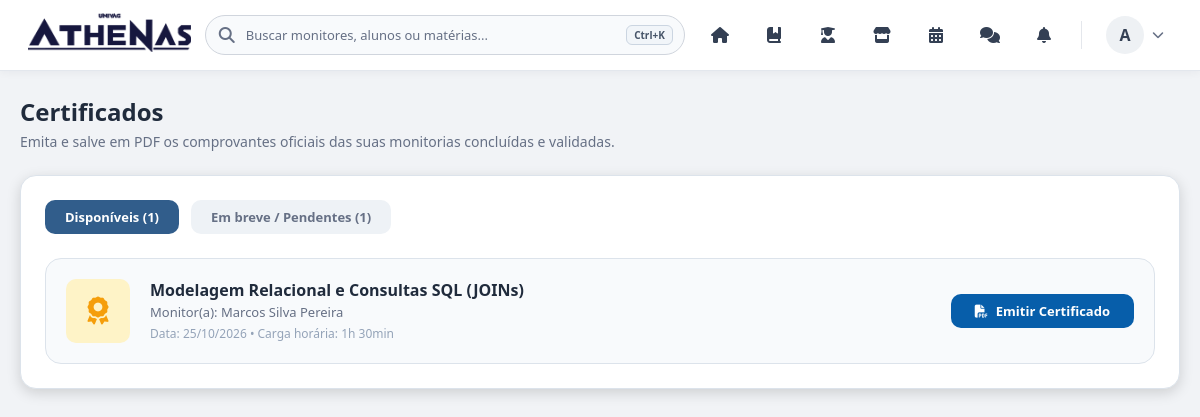
Page /views/monitor/certificados.php (signed in) on the committed database.
### tables this page shows
CREATE TABLE IF NOT EXISTS agendamentos (
    id BIGINT UNSIGNED AUTO_INCREMENT PRIMARY KEY,
    conversa_id BIGINT UNSIGNED NOT NULL,
    aluno_id INT NOT NULL,
    monitor_id INT NOT NULL,
    assunto VARCHAR(180) NOT NULL,
    agendado_para DATETIME NOT NULL,
    duracao_minutos SMALLINT UNSIGNED NOT NULL DEFAULT 60,
    status ENUM('solicitado', 'confirmado', 'recusado', 'cancelado') NOT NULL DEFAULT 'solicitado',
    meeting_url VARCHAR(500) NULL,
    presenca_aluno TINYINT(1) NULL DEFAULT NULL,
    presenca_monitor TINYINT(1) NULL DEFAULT NULL,
    criado_em TIMESTAMP NOT NULL DEFAULT CURRENT_TIMESTAMP,
    atualizado_em TIMESTAMP NOT NULL DEFAULT CURRENT_TIMESTAMP ON UPDATE CURRENT_TIMESTAMP,
    KEY idx_agendamentos_aluno_data (aluno_id, agendado_para),
    KEY idx_agendamentos_monitor_data (monitor_id, agendado_para),
    CONSTRAINT fk_agendamento_conversa FOREIGN KEY (conversa_id) REFERENCES conversas(id) ON DELETE CASCADE,
    CONSTRAINT fk_agendamento_aluno FOREIGN KEY (aluno_id) REFERENCES usuarios(id) ON DELETE CASCADE,
    CONSTRAINT fk_agendamento_monitor FOREIGN KEY (monitor_id) REFERENCES usuarios(id) ON DELETE CASCADE
);

CREATE TABLE IF NOT EXISTS usuarios (
    id INT AUTO_INCREMENT PRIMARY KEY,
    nome VARCHAR(100) NOT NULL,
    email VARCHAR(100) NOT NULL UNIQUE,
    cpf VARCHAR(14) NOT NULL UNIQUE,
    senha VARCHAR(255) NOT NULL,
    tipo ENUM('aluno', 'monitor') NOT NULL DEFAULT 'aluno',
    bio VARCHAR(500) NOT NULL DEFAULT '',
    curso VARCHAR(120) NOT NULL DEFAULT '',
    periodo VARCHAR(40) NOT NULL DEFAULT '',
    foto_perfil MEDIUMBLOB NULL,
    foto_mime VARCHAR(30) NULL,
    notificar_mensagens TINYINT(1) NOT NULL DEFAULT 1,
    notificar_agendamentos TINYINT(1) NOT NULL DEFAULT 1,
    criado_em TIMESTAMP DEFAULT CURRENT_TIMESTAMP
);

### views/monitor/certificados.php (the view, shortened to what this page needs)
<?php
require_once __DIR__ . '/../../config/conexao.php';
$usuarioId = (int) $_SESSION['usuario_id'];
$tipoUsuario = $_SESSION['usuario_tipo'] ?? 'aluno';
$ehMonitor = ($tipoUsuario === 'monitor');
$disponiveis = [];
$emBreve = [];
try {
    $colunaUsuario = $ehMonitor ? 'a.monitor_id' : 'a.aluno_id';
    $stmt = $pdo->prepare(
        "SELECT a.id, a.assunto, a.agendado_para, a.duracao_minutos, a.status,
                a.presenca_aluno, a.presenca_monitor,
                aluno.nome AS aluno_nome, monitor.nome AS monitor_nome,
                r.assunto_estudado
         FROM agendamentos a
         JOIN usuarios aluno ON aluno.id = a.aluno_id
         JOIN usuarios monitor ON monitor.id = a.monitor_id
         LEFT JOIN registros_monitorias r ON r.agendamento_id = a.id
         WHERE {$colunaUsuario} = ? AND a.status IN ('confirmado', 'solicitado')
         ORDER BY a.agendado_para DESC
         LIMIT 100"
    );
    $stmt->execute([$usuarioId]);
    foreach ($stmt->fetchAll() as $sessao) {
        if (
            $sessao['status'] === 'confirmado'
            && (int) $sessao['presenca_aluno'] === 1
            && (int) $sessao['presenca_monitor'] === 1
        ) {
            $disponiveis[] = $sessao;
        } else {
            $emBreve[] = $sessao;
        }
    }
} catch (PDOException $e) {
    error_log($e->getMessage());
}
?>
<!DOCTYPE html>
<html lang="pt-BR">
<head>
    <link rel="stylesheet" href="https://cdnjs.cloudflare.com/ajax/libs/font-awesome/6.4.0/css/all.min.css">
    <?php if ($ehMonitor): ?>
        <link rel="stylesheet" href="../../assets/css/monitorTheme.css?v=5">
    <?php else: ?>
        <link rel="stylesheet" href="../../assets/css/aluno.css?v=3">
    <?php endif; ?>
    <link rel="stylesheet" href="../../assets/css/certificados.css?v=3">
</head>
<body class="<?php echo $ehMonitor ? 'monitor-theme' : 'aluno-theme'; ?>">
    <?php include '../../includes/navbar.php'; ?>
    <main class="certificados-main-container">
        <div class="certificados-content-wrapper">
            <header class="certificados-header">
                <h1>Certificados</h1>
                <p>Emita e salve em PDF os comprovantes oficiais das suas monitorias concluídas e validadas.</p>
            </header>
            <section class="card-certificados-container">
                <div class="tabs-certificados">
                    <button type="button" class="btn-tab ativo" id="tabDisponiveis">
                        Disponíveis (<?php echo count($disponiveis); ?>)
                    </button>
                    <button type="button" class="btn-tab" id="tabEmBreve">
                        Em breve / Pendentes (<?php echo count($emBreve); ?>)
                    </button>
                </div>
                <div class="painel-certificados ativo" id="painelDisponiveis">
                    <?php if ($disponiveis): ?>
                        <div class="lista-certificados">
                            <?php foreach ($disponiveis as $cert): ?>
                                <?php
                                $tituloCert = $cert['assunto_estudado'] ?: $cert['assunto'];
                                $durMin = (int) $cert['duracao_minutos'];
                                $durLabel = $durMin >= 60
                                    ? intdiv($durMin, 60) . 'h' . ($durMin % 60 ? ' ' . ($durMin % 60) . 'min' : '')
                                    : $durMin . ' min';
                                ?>
                                <article class="item-certificado">
                                    <div class="certificado-icone-bloco">
                                        <i class="fa-solid fa-award"></i>
                                    </div>
                                    <div class="certificado-info">
                                        <h2><?php echo htmlspecialchars($tituloCert, ENT_QUOTES, 'UTF-8'); ?></h2>
                                        <p>
                                            <?php echo $ehMonitor
                                                ? 'Aluno(a) atendido(a): ' . htmlspecialchars($cert['aluno_nome'], ENT_QUOTES, 'UTF-8')
                                                : 'Monitor(a): ' . htmlspecialchars($cert['monitor_nome'], ENT_QUOTES, 'UTF-8'); ?>
                                        </p>
                                        <small>Data: <?php echo date('d/m/Y', strtotime($cert['agendado_para'])); ?> • Carga horária: <?php echo htmlspecialchars($durLabel, ENT_QUOTES, 'UTF-8'); ?></small>
                                    </div>
                                    <a
                                        href="emissaoCertificado.php?id=<?php echo (int) $cert['id']; ?>"
                                        target="_blank"
                                        class="btn-baixar-certificado"
                                    >
                                        <i class="fa-solid fa-file-pdf"></i> Emitir Certificado
                                    </a>
                                </article>
                            <?php endforeach; ?>
                        </div>
                    <?php endif; ?>
                </div>
            </section>
        </div>
    </main>
</body>
</html>

### assets/css/aluno.css (style rules this page uses)
:root { color-scheme: light; --aluno-ink: #1e293b; --aluno-muted: #52637a; --aluno-border: #cbd8e8; --aluno-blue: #005bb5; --aluno-blue-dark: #00448a; --aluno-surface: #f5f8fc; --aluno-background: #e6eef7; }
* { box-sizing: border-box; }
body { margin: 0; min-width: 320px; background: var(--aluno-background); color: var(--aluno-ink); font-family: 'Segoe UI', system-ui, -apple-system, Roboto, sans-serif; }

### assets/css/certificados.css (style rules this page uses)
:root { --bg-page: var(--monitor-background); --bg-card: var(--monitor-surface); --bg-gray-box: var(--monitor-surface-raised); --text-primary: var(--monitor-ink); --text-secondary: var(--monitor-muted); --primary-blue: #8ab8eb; --border-color: var(--monitor-border); --badge-gold: #f59e0b; --shadow-sm: 0 4px 14px rgba(0, 0, 0, 0.15); --radius-lg: 16px; --radius-md: 10px; --radius-sm: 6px; }
* { margin: 0; padding: 0; box-sizing: border-box; font-family: 'Segoe UI', Tahoma, Geneva, Verdana, sans-serif; }
body { background-color: var(--bg-page); color: var(--text-primary); min-height: 100vh; }
.certificados-main-container { padding: 24px 20px; }
.certificados-content-wrapper { max-width: 1560px; margin: 0 auto; display: flex; flex-direction: column; gap: 24px; }
.certificados-header h1 { font-size: 24px; font-weight: 800; color: #ffffff; }
.certificados-header p { font-size: 14px; color: #94a3b8; margin-top: 4px; }
.card-certificados-container { background-color: var(--bg-card); border-radius: var(--radius-lg); padding: 24px; box-shadow: var(--shadow-sm); border: 1px solid var(--border-color); }
.tabs-certificados { display: flex; gap: 12px; margin-bottom: 24px; }
.btn-tab { background-color: var(--monitor-surface-soft); color: var(--text-secondary); border: none; padding: 8px 20px; border-radius: var(--radius-md); font-size: 13px; font-weight: 700; cursor: pointer; transition: all 0.2s ease; }
.btn-tab.ativo { background-color: #315d8b; color: #ffffff; }
.lista-certificados { display: flex; flex-direction: column; gap: 16px; }
.item-certificado { border: 1px solid var(--border-color); border-radius: var(--radius-lg); padding: 20px; display: flex; align-items: center; gap: 20px; background-color: var(--monitor-surface-raised); }
.certificado-icone-bloco { width: 64px; height: 64px; background-color: #fef3c7; color: var(--badge-gold); border-radius: var(--radius-md); display: flex; align-items: center; justify-content: center; font-size: 28px; flex-shrink: 0; }
.certificado-info { flex: 1; }
.certificado-info h2 { font-size: 16px; font-weight: 800; color: var(--text-primary); }
.certificado-info p { font-size: 13px; color: var(--text-secondary); margin-top: 2px; }
.certificado-info small { font-size: 12px; color: #94a3b8; }
.btn-baixar-certificado { background-color: #93c5fd; color: #1e3a8a; border: none; padding: 8px 24px; border-radius: var(--radius-md); font-size: 13px; font-weight: 700; cursor: pointer; text-decoration: none; display: inline-flex; align-items: center; gap: 8px; transition: background-color 0.2s ease, color 0.2s ease; }
body.aluno-theme { --bg-page: #f1f3f6; --bg-card: #ffffff; --bg-gray-box: #f8fafc; --text-primary: #202b3c; --text-secondary: #667085; --primary-blue: #075eaa; --border-color: #dce3eb; --monitor-surface-soft: #eef2f6; --monitor-surface-raised: #f8fafc; }
body.aluno-theme .certificados-header h1 { color: #202b3c; }
body.aluno-theme .certificados-header p { color: #667085; }
body.aluno-theme .btn-baixar-certificado { background-color: #075eaa; color: #ffffff; }

### assets/css/navbar.css (style rules this page uses)
:root { --s900:#0f172a;--s800:#1e293b;--s700:#334155;--s600:#475569;--s500:#64748b;--s400:#94a3b8;--s300:#cbd5e1;--s200:#e2e8f0;--s100:#f1f5f9;--s50:#f8fafc;--blue:#3b82f6;--blue-d:#2563eb;--red:#ef4444;--t:.2s ease }

### rows in the picture
agendamentos: assunto "Modelagem Relacional e Consultas SQL (JOINs)", monitor.nome "Marcos Silva Pereira", agendado_para "25/10/2026", duracao_minutos "1h 30min"

### other values in the picture
$inicialNome "A"
count($disponiveis) "1"
count($emBreve) "1"
